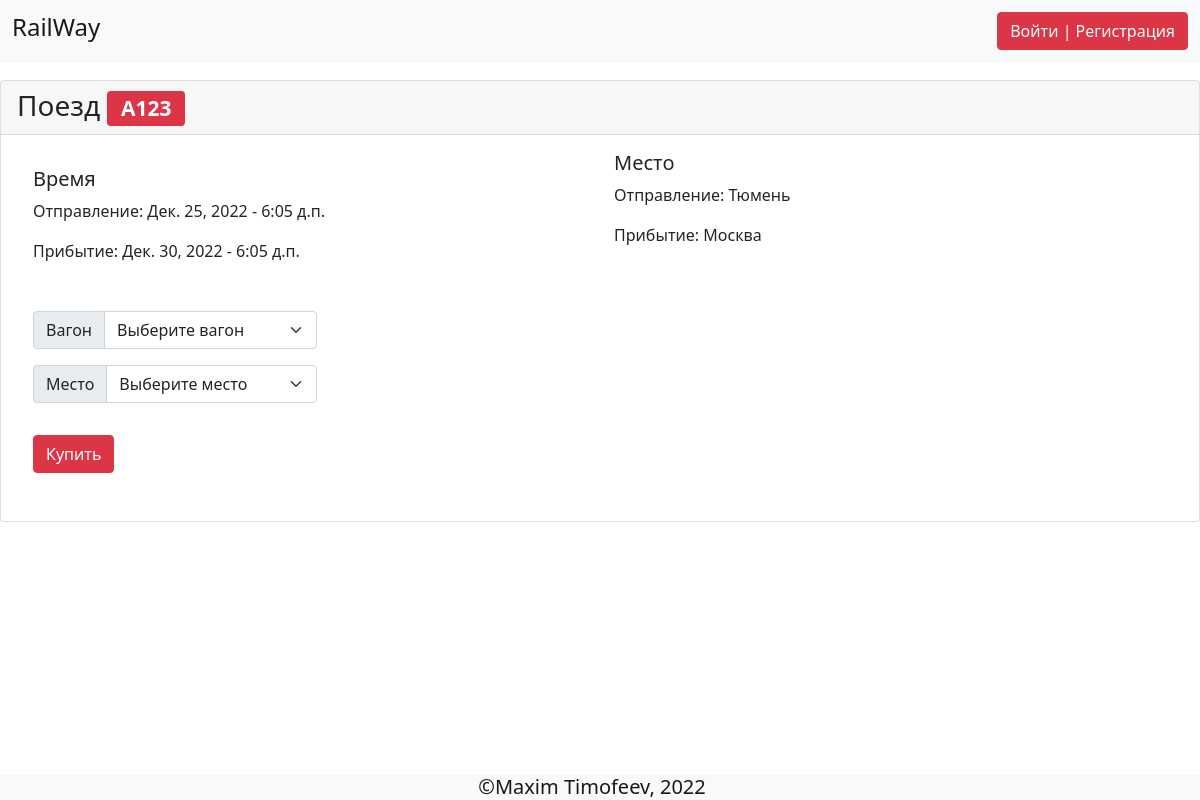
/train/a123/, run on the app's committed database.
### rails/models.py (models this page shows, shortened)
class Train(models.Model):
    name = models.CharField(max_length=255)
    slug = models.SlugField(max_length=255, unique=True, db_index=True, verbose_name='URL')
    start_time = models.TimeField()
    end_time = models.TimeField()
    start_date = models.DateField()
    end_date = models.DateField()
    start_city = models.ForeignKey('City', related_name='trains_start', on_delete=models.DO_NOTHING)
    end_city = models.ForeignKey('City', related_name='trains_end', on_delete=models.DO_NOTHING)

class City(models.Model):
    name = models.CharField(max_length=255, db_index=True)
    def __str__(self) -> str:
        return self.name

### rails/views.py (the view)
# urls.py: path('train/<slug:slug>/', vrails.TrainDetailView.as_view(), name='train'),
class TrainDetailView(DataMixin, DetailView):
    model = Train
    template_name = 'railway/train.html'
    context_object_name = 'train'
    def get_context_data(self, *, object_list = None, **kwargs):
        context = super().get_context_data(**kwargs)
        c_def = self.get_user_context()
        return dict(list(context.items()) + list(c_def.items()))

### rails/utlis.py (called while the page is built)
    def get_user_context(self, **kwargs):
        context = kwargs
        return context

### railway/templates/railway/train.html (shortened to what this page needs)
{% extends 'base.html' %}
{% block content %}
<div class="card mb-3">
    <h3 class="card-header">Поезд <span class="badge bg-danger">{{train.name}}</span></h3>
    <div class="card-body">
        <div class="mb-3 d-flex">
            <div class="container-fluid p-3">
                <h5 class="card-title">Время</h5>
                <div class="">
                    <p class="card-text">Отправление: {{train.start_date}} - {{train.start_time}}</p>
                    <p class="card-text">Прибытие: {{train.end_date}} - {{train.end_time}}</p>
                </div>
            </div>
            <div class="container-fluid">
                <h5 class="card-title">Место</h5>
                <p class="card-text">Отправление: {{train.start_city}}</p>
                <p class="card-text">Прибытие: {{train.end_city}}</p>
            </div>
        </div>
        <div class="mb-3 d-flex">
            <form action="{% url 'buy' train.id %}" method="post">
                <div class="input-group m-3">
                    <label class="input-group-text" for="id_carriage">Вагон</label>
                    <select required id="inputGroupSelect01 id_carriage" name="carriage" class="car form-select" aria-label="Default select example">
                        <option selected>Выберите вагон</option>
                      </select>
                </div>
                <divsel  id="sel {{carriage.id}}_select" sel class="input-group m-3">
                    <label class="input-group-text" for="inputGroupSelect02">Место</label>
                    <select id="inputGroupSelect02" required name="places" class="form-select" aria-label="Default select example">
                        <option selected>Выберите место</option>
                      </select>
                </divsel>
                <button class="btn btn-danger m-3"  type="submit">Купить</button>
            </form>
        </div>
    </div>
</div>
{% endblock %}

### data on the page
Train: name "A123", start_date "Дек. 25, 2022", start_time "6:05 д.п.", end_date "Дек. 30, 2022", end_time "6:05 д.п.", start_city "Тюмень", end_city "Москва"
